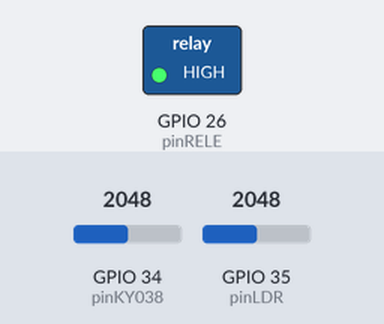
A sketch run on a simulated ESP32. Parts: switched loads named in the sketch (green lamp = pin HIGH). The inputs (shaded band) are chosen by the test bench; at power-on: GPIO 35 (pinLDR) = 2048, GPIO 34 (pinKY038) = 2048. WiFi joins after 1.5 s; servers stay silent unless stated; uploads are accepted with an empty reply; what the sketch prints to the serial monitor is not drawn.

Above: at 4.7 s.
4.8 s: GPIO 35 (pinLDR) set to 1940
At 5.8 s:
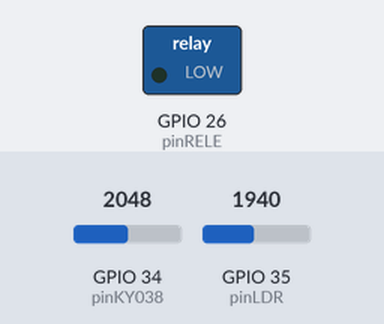
6.5 s: GPIO 35 (pinLDR) set to 2047
At 8.0 s:
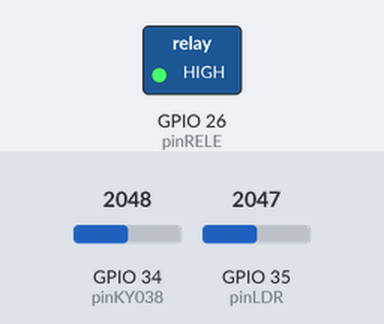
8.3 s: GPIO 35 (pinLDR) set to 1228
At 9.2 s:
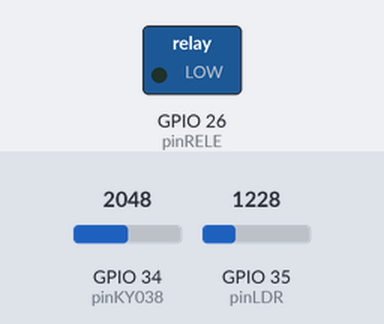
Timing chart, 0 to 11.3 s (numbered marks = the images above; inputs shaded):
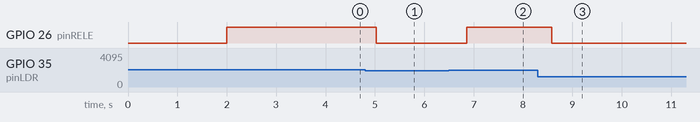

Measured:
- the behaviour switches between 2000 and 1999 on GPIO 35 (pinLDR) (found by bisection; images 0 and 1)
- after the input at 4.8 s, GPIO 26 (pinRELE): HIGH → LOW after 0.23 s
- after the input at 6.5 s, GPIO 26 (pinRELE): LOW → HIGH after 0.36 s
- after the input at 8.3 s, GPIO 26 (pinRELE): HIGH → LOW after 0.28 s

The sketch:

sketch_oct2a.ino
```cpp
#include <WiFi.h>
#include <HTTPClient.h>

// =============== CONFIGURACIÓN WIFI ===============
const char* ssid = "wifi";
const char* password = "240";

// =============== CONFIGURACIÓN FIREBASE ===============
const char* firebaseURL = "https://overr-2463c-default-rtdb.firebaseio.com/oficina.json";

// =============== PINES DE SENSORES ===============
const int pinKY038 = 34;    // Micrófono AO → GPIO34
const int pinLDR   = 35;    // LDR → GPIO35
const int pinRELE  = 26;    // Relé → GPIO26

// =============== UMBRALES DE AMBIENTE ===============
const int RUIDO_BAJO = 50;
const int RUIDO_MODERADO = 200;
const int RUIDO_ALTO = 400;

const int LUZ_BAJA = 2000;   // Menos de 2000 = oscuro → prender relé
const int LUZ_ALTA = 3000;   // Más de 3000 = brillante → apagar relé

// =============== VARIABLES DE ESTADO ===============
String estadoActual = "NORMAL";
unsigned long ultimoEnvio = 0;
const unsigned long INTERVALO_ENVIO = 3000; // 3 segundos
bool releEncendido = false;

// ==================================================
//   SETUP
// ==================================================
void setup() {
  Serial.begin(115200);
  delay(2000);

  Serial.println("=== SISTEMA DE MONITOREO DE OFICINA ===");

  pinMode(pinRELE, OUTPUT);
  digitalWrite(pinRELE, HIGH); // 🔹 Relé apagado al inicio (activo en LOW)

  conectarWiFi();
  Serial.println("Sistema listo - Monitoreando ambiente de oficina...");
}

// ==================================================
//   CONECTAR WIFI
// ==================================================
void conectarWiFi() {
  WiFi.begin(ssid, password);
  Serial.print("Conectando WiFi");

  int intentos = 0;
  while (WiFi.status() != WL_CONNECTED && intentos < 20) {
    delay(500);
    Serial.print(".");
    intentos++;
  }

  if (WiFi.status() == WL_CONNECTED) {
    Serial.println("\n✓ WiFi conectado - IP: " + WiFi.localIP().toString());
  } else {
    Serial.println("\n✗ Error conectando WiFi");
  }
}

// ==================================================
//   EVALUAR AMBIENTE
// ==================================================
String evaluarAmbiente(int sonido, int luz) {
  String estado = "";

  // Evaluar ruido
  if (sonido < RUIDO_BAJO) {
    estado = "SILENCIO";
  } else if (sonido < RUIDO_MODERADO) {
    estado = "RUIDO BAJO";
  } else if (sonido < RUIDO_ALTO) {
    estado = "RUIDO MODERADO";
  } else {
    estado = "RUIDO ALTO";
  }

  // ✅ Control del relé (activo en LOW)
  if (luz < LUZ_BAJA) {
    digitalWrite(pinRELE, LOW);   // Encender relé (activo en LOW)
    releEncendido = true;
    Serial.println("🌑 Oscuro → Relé ENCENDIDO");
  } else {
    digitalWrite(pinRELE, HIGH);  // Apagar relé (activo en LOW)
    releEncendido = false;
    Serial.println("☀ Luz detectada → Relé APAGADO");
  }

  return estado;
}

// ==================================================
//   ENVIAR DATOS A FIREBASE
// ==================================================
void enviarDatosFirebase(int sonido, int luz, String estado) {
  if (WiFi.status() != WL_CONNECTED) {
    Serial.println("⚠ WiFi desconectado - reconectando...");
    conectarWiFi();
    return;
  }

  HTTPClient http;
  http.begin(firebaseURL);
  http.addHeader("Content-Type", "application/json");

  // Crear JSON
  String json = "{";
  json += "\"sonido\":" + String(sonido) + ",";
  json += "\"luz\":" + String(luz) + ",";
  json += "\"estado\":\"" + estado + "\",";
  json += "\"rele\":\"" + String(releEncendido ? "ENCENDIDO" : "APAGADO") + "\",";
  json += "\"timestamp\":" + String(millis());
  json += "}";

  int codigo = http.PUT(json);

  if (codigo == 200) {
    Serial.println("✅ Datos enviados a Firebase");
  } else {
    Serial.printf("❌ Error HTTP: %d\n", codigo);
    if (codigo > 0) {
      Serial.println("Respuesta: " + http.getString());
    }
  }

  http.end();
}

// ==================================================
//   LOOP PRINCIPAL
// ==================================================
void loop() {
  int sonido = 0, luz = 0;

  // Promedio de 10 lecturas
  for (int i = 0; i < 10; i++) {
    sonido += analogRead(pinKY038);
    luz += analogRead(pinLDR);
    delay(10);
  }
  sonido /= 10;
  luz /= 10;

  estadoActual = evaluarAmbiente(sonido, luz);

  // Mostrar valores
  Serial.printf("🔊 Sonido: %d | 💡 Luz: %d | 🔌 Relé: %s\n",
                sonido, luz, releEncendido ? "ENCENDIDO" : "APAGADO");

  // Enviar datos cada INTERVALO_ENVIO
  if (millis() - ultimoEnvio > INTERVALO_ENVIO) {
    enviarDatosFirebase(sonido, luz, estadoActual);
    ultimoEnvio = millis();
  }

  delay(200);
}
```
